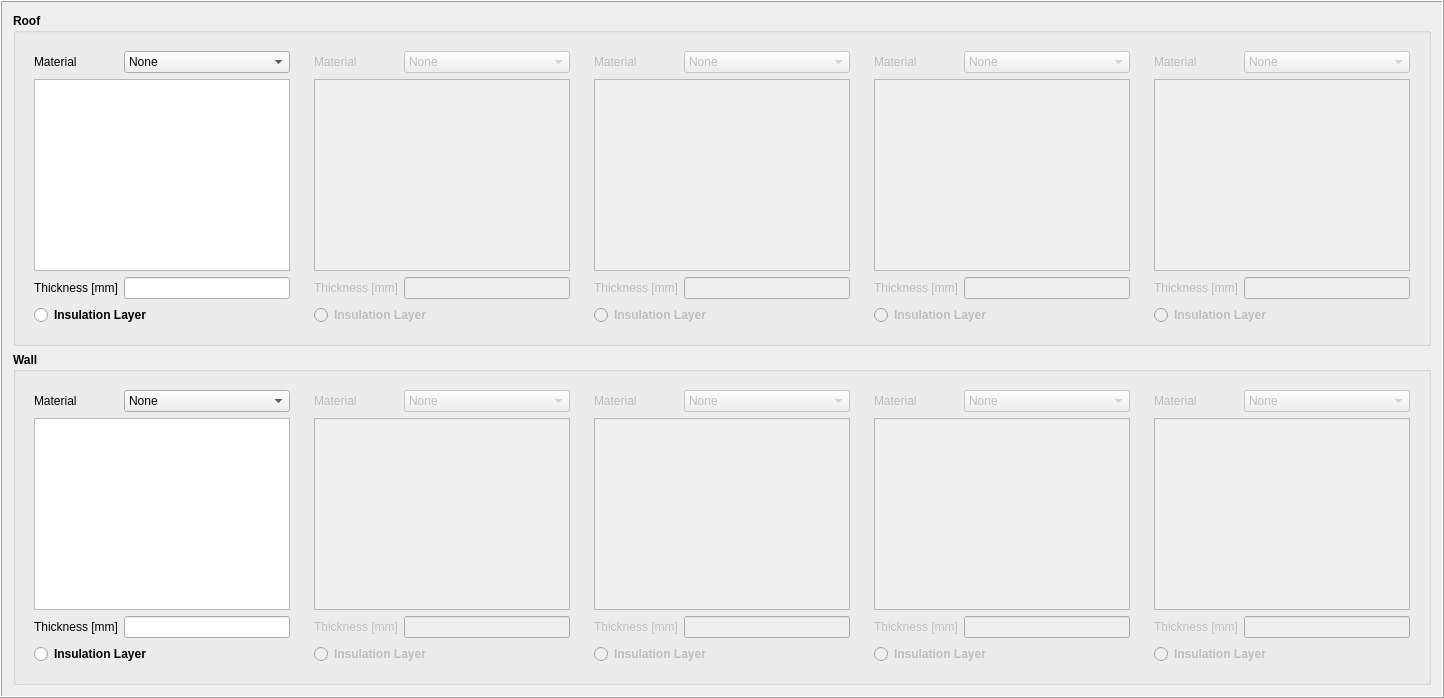
    <widget class="QFrame" name="frame_ESTM_Coef">
     <property name="enabled">
      <bool>true</bool>
     </property>
     <property name="sizePolicy">
      <sizepolicy hsizetype="Preferred" vsizetype="Expanding">
       <horstretch>0</horstretch>
       <verstretch>0</verstretch>
      </sizepolicy>
     </property>
     <property name="frameShape">
      <enum>QFrame::Box</enum>
     </property>
     <property name="frameShadow">
      <enum>QFrame::Raised</enum>
     </property>
     <property name="lineWidth">
      <number>1</number>
     </property>
     <property name="midLineWidth">
      <number>0</number>
     </property>
     <layout class="QGridLayout" name="gridLayout">
      <item row="1" column="0">
       <layout class="QVBoxLayout" name="verticalLayout_7">
        <item>
         <widget class="QGroupBox" name="groupBox_23">
          <property name="enabled">
           <bool>true</bool>
          </property>
          <property name="font">
           <font>
            <weight>75</weight>
            <bold>true</bold>
           </font>
          </property>
          <property name="title">
           <string>Roof</string>
          </property>
          <property name="flat">
           <bool>true</bool>
          </property>
          <layout class="QGridLayout" name="gridLayout_37">
           <item row="0" column="2">
            <widget class="QFrame" name="frame_r3">
             <property name="enabled">
              <bool>false</bool>
             </property>
             <layout class="QGridLayout" name="gridLayout_r3">
              <item row="2" column="1">
               <widget class="QLineEdit" name="lineEdit_r3">
                <property name="font">
                 <font>
                  <weight>50</weight>
                  <bold>false</bold>
                 </font>
                </property>
               </widget>
              </item>
              <item row="0" column="1">
               <widget class="QComboBox" name="comboBox_r3">
                <property name="sizePolicy">
                 <sizepolicy hsizetype="Expanding" vsizetype="Fixed">
                  <horstretch>0</horstretch>
                  <verstretch>0</verstretch>
                 </sizepolicy>
                </property>
                <property name="font">
                 <font>
                  <weight>50</weight>
                  <bold>false</bold>
                 </font>
                </property>
                <item>
                 <property name="text">
                  <string>None</string>
                 </property>
                </item>
               </widget>
              </item>
              <item row="0" column="0">
               <widget class="QLabel" name="label_34">
                <property name="sizePolicy">
                 <sizepolicy hsizetype="Minimum" vsizetype="Preferred">
                  <horstretch>0</horstretch>
                  <verstretch>0</verstretch>
                 </sizepolicy>
                </property>
                <property name="font">
                 <font>
                  <weight>50</weight>
                  <bold>false</bold>
                 </font>
                </property>
                <property name="text">
                 <string>Material</string>
                </property>
               </widget>
              </item>
              <item row="2" column="0">
               <widget class="QLabel" name="label_33">
                <property name="font">
                 <font>
                  <weight>50</weight>
                  <bold>false</bold>
                 </font>
                </property>
                <property name="text">
                 <string>Thickness [mm]</string>
                </property>
               </widget>
              </item>
              <item row="1" column="0" colspan="2">
               <widget class="QTextBrowser" name="textBrowser_r3">
                <property name="font">
                 <font>
                  <weight>50</weight>
                  <bold>false</bold>
                 </font>
                </property>
               </widget>
              </item>
              <item row="3" column="0" colspan="2">
               <widget class="QRadioButton" name="radioButton_r3">
                <property name="text">
                 <string>Insulation Layer</string>
                </property>
                <attribute name="buttonGroup">
                 <string notr="true">buttonGroup_r</string>
                </attribute>
               </widget>
              </item>
             </layout>
            </widget>
           </item>
           <item row="0" column="0">
            <widget class="QFrame" name="frame_r1">
             <layout class="QGridLayout" name="gridLayout_r1">
              <item row="2" column="1">
               <widget class="QLineEdit" name="lineEdit_r1">
                <property name="font">
                 <font>
                  <weight>50</weight>
                  <bold>false</bold>
                 </font>
                </property>
               </widget>
              </item>
              <item row="0" column="1">
               <widget class="QComboBox" name="comboBox_r1">
                <property name="sizePolicy">
                 <sizepolicy hsizetype="Expanding" vsizetype="Fixed">
                  <horstretch>0</horstretch>
                  <verstretch>0</verstretch>
                 </sizepolicy>
                </property>
                <property name="font">
                 <font>
                  <weight>50</weight>
                  <bold>false</bold>
                 </font>
                </property>
                <item>
                 <property name="text">
                  <string>None</string>
                 </property>
                </item>
               </widget>
              </item>
              <item row="2" column="0">
               <widget class="QLabel" name="label_25">
                <property name="font">
                 <font>
                  <weight>50</weight>
                  <bold>false</bold>
                 </font>
                </property>
                <property name="text">
                 <string>Thickness [mm]</string>
                </property>
               </widget>
              </item>
              <item row="0" column="0">
               <widget class="QLabel" name="label_26">
                <property name="sizePolicy">
                 <sizepolicy hsizetype="Minimum" vsizetype="Preferred">
                  <horstretch>0</horstretch>
                  <verstretch>0</verstretch>
                 </sizepolicy>
                </property>
                <property name="font">
                 <font>
                  <weight>50</weight>
                  <bold>false</bold>
                 </font>
                </property>
                <property name="text">
                 <string>Material</string>
                </property>
               </widget>
              </item>
              <item row="1" column="0" colspan="2">
               <widget class="QTextBrowser" name="textBrowser_r1">
                <property name="font">
                 <font>
                  <weight>50</weight>
                  <bold>false</bold>
                 </font>
                </property>
               </widget>
              </item>
              <item row="3" column="0" colspan="2">
               <widget class="QRadioButton" name="radioButton_r1">
                <property name="text">
                 <string>Insulation Layer</string>
                </property>
                <attribute name="buttonGroup">
                 <string notr="true">buttonGroup_r</string>
                </attribute>
               </widget>
              </item>
             </layout>
            </widget>
           </item>
           <item row="0" column="4">
            <widget class="QFrame" name="frame_r5">
             <property name="enabled">
              <bool>false</bool>
             </property>
             <layout class="QGridLayout" name="gridLayout_r3_3">
              <item row="0" column="0">
               <widget class="QLabel" name="label_37">
                <property name="sizePolicy">
                 <sizepolicy hsizetype="Minimum" vsizetype="Preferred">
                  <horstretch>0</horstretch>
                  <verstretch>0</verstretch>
                 </sizepolicy>
                </property>
                <property name="font">
                 <font>
                  <weight>50</weight>
                  <bold>false</bold>
                 </font>
                </property>
                <property name="text">
                 <string>Material</string>
                </property>
               </widget>
              </item>
              <item row="2" column="1">
               <widget class="QLineEdit" name="lineEdit_r5">
                <property name="font">
                 <font>
                  <weight>50</weight>
                  <bold>false</bold>
                 </font>
                </property>
               </widget>
              </item>
              <item row="2" column="0">
               <widget class="QLabel" name="label_38">
                <property name="font">
                 <font>
                  <weight>50</weight>
                  <bold>false</bold>
                 </font>
                </property>
                <property name="text">
                 <string>Thickness [mm]</string>
                </property>
               </widget>
              </item>
              <item row="1" column="0" colspan="2">
               <widget class="QTextBrowser" name="textBrowser_r5">
                <property name="font">
                 <font>
                  <weight>50</weight>
                  <bold>false</bold>
                 </font>
                </property>
               </widget>
              </item>
              <item row="0" column="1">
               <widget class="QComboBox" name="comboBox_r5">
                <property name="sizePolicy">
                 <sizepolicy hsizetype="Expanding" vsizetype="Fixed">
                  <horstretch>0</horstretch>
                  <verstretch>0</verstretch>
                 </sizepolicy>
                </property>
                <property name="font">
                 <font>
                  <weight>50</weight>
                  <bold>false</bold>
                 </font>
                </property>
                <item>
                 <property name="text">
                  <string>None</string>
                 </property>
                </item>
               </widget>
              </item>
              <item row="3" column="0" colspan="2">
               <widget class="QRadioButton" name="radioButton_r5">
                <property name="text">
                 <string>Insulation Layer</string>
                </property>
                <attribute name="buttonGroup">
                 <string notr="true">buttonGroup_r</string>
                </attribute>
               </widget>
              </item>
             </layout>
            </widget>
           </item>
           <item row="0" column="3">
            <widget class="QFrame" name="frame_r4">
             <property name="enabled">
              <bool>false</bool>
             </property>
             <layout class="QGridLayout" name="gridLayout_r3_2">
              <item row="2" column="0">
               <widget class="QLabel" name="label_36">
                <property name="font">
                 <font>
                  <weight>50</weight>
                  <bold>false</bold>
                 </font>
                </property>
                <property name="text">
                 <string>Thickness [mm]</string>
                </property>
               </widget>
              </item>
              <item row="2" column="1">
               <widget class="QLineEdit" name="lineEdit_r4">
                <property name="font">
                 <font>
                  <weight>50</weight>
                  <bold>false</bold>
                 </font>
                </property>
               </widget>
              </item>
              <item row="0" column="0">
               <widget class="QLabel" name="label_35">
                <property name="sizePolicy">
                 <sizepolicy hsizetype="Minimum" vsizetype="Preferred">
                  <horstretch>0</horstretch>
                  <verstretch>0</verstretch>
                 </sizepolicy>
                </property>
                <property name="font">
                 <font>
                  <weight>50</weight>
                  <bold>false</bold>
                 </font>
                </property>
                <property name="text">
                 <string>Material</string>
                </property>
               </widget>
              </item>
              <item row="1" column="0" colspan="2">
               <widget class="QTextBrowser" name="textBrowser_r4">
                <property name="font">
                 <font>
                  <weight>50</weight>
                  <bold>false</bold>
                 </font>
                </property>
               </widget>
              </item>
              <item row="0" column="1">
               <widget class="QComboBox" name="comboBox_r4">
                <property name="sizePolicy">
                 <sizepolicy hsizetype="Expanding" vsizetype="Fixed">
                  <horstretch>0</horstretch>
                  <verstretch>0</verstretch>
                 </sizepolicy>
                </property>
                <property name="font">
                 <font>
                  <weight>50</weight>
                  <bold>false</bold>
                 </font>
                </property>
                <item>
                 <property name="text">
                  <string>None</string>
                 </property>
                </item>
               </widget>
              </item>
              <item row="3" column="0" colspan="2">
               <widget class="QRadioButton" name="radioButton_r4">
                <property name="text">
                 <string>Insulation Layer</string>
                </property>
                <attribute name="buttonGroup">
                 <string notr="true">buttonGroup_r</string>
                </attribute>
               </widget>
              </item>
             </layout>
            </widget>
           </item>
           <item row="0" column="1">
            <widget class="QFrame" name="frame_r2">
             <property name="enabled">
              <bool>false</bool>
             </property>
             <layout class="QGridLayout" name="gridLayout_r2">
              <item row="2" column="1">
               <widget class="QLineEdit" name="lineEdit_r2">
                <property name="font">
                 <font>
                  <weight>50</weight>
                  <bold>false</bold>
                 </font>
                </property>
               </widget>
              </item>
              <item row="2" column="0">
               <widget class="QLabel" name="label_31">
                <property name="font">
                 <font>
                  <weight>50</weight>
                  <bold>false</bold>
                 </font>
                </property>
                <property name="text">
                 <string>Thickness [mm]</string>
                </property>
               </widget>
              </item>
              <item row="0" column="0">
               <widget class="QLabel" name="label_32">
                <property name="sizePolicy">
                 <sizepolicy hsizetype="Minimum" vsizetype="Preferred">
                  <horstretch>0</horstretch>
                  <verstretch>0</verstretch>
                 </sizepolicy>
                </property>
                <property name="font">
                 <font>
                  <weight>50</weight>
                  <bold>false</bold>
                 </font>
                </property>
                <property name="text">
                 <string>Material</string>
                </property>
               </widget>
              </item>
              <item row="1" column="0" colspan="2">
               <widget class="QTextBrowser" name="textBrowser_r2">
                <property name="font">
                 <font>
                  <weight>50</weight>
                  <bold>false</bold>
                 </font>
                </property>
               </widget>
              </item>
              <item row="0" column="1">
               <widget class="QComboBox" name="comboBox_r2">
                <property name="sizePolicy">
                 <sizepolicy hsizetype="Expanding" vsizetype="Fixed">
                  <horstretch>0</horstretch>
                  <verstretch>0</verstretch>
                 </sizepolicy>
                </property>
                <property name="font">
                 <font>
                  <weight>50</weight>
                  <bold>false</bold>
                 </font>
                </property>
                <item>
                 <property name="text">
                  <string>None</string>
                 </property>
                </item>
               </widget>
              </item>
              <item row="3" column="0" colspan="2">
               <widget class="QRadioButton" name="radioButton_r2">
                <property name="text">
                 <string>Insulation Layer</string>
                </property>
                <attribute name="buttonGroup">
                 <string notr="true">buttonGroup_r</string>
                </attribute>
               </widget>
              </item>
             </layout>
            </widget>
           </item>
          </layout>
         </widget>
        </item>
       </layout>
      </item>
      <item row="2" column="0">
       <widget class="QGroupBox" name="groupBox_25">
        <property name="font">
         <font>
          <weight>75</weight>
          <bold>true</bold>
         </font>
        </property>
        <property name="title">
         <string>Wall</string>
        </property>
        <property name="flat">
         <bool>true</bool>
        </property>
        <property name="checkable">
         <bool>false</bool>
        </property>
        <layout class="QGridLayout" name="gridLayout_41">
         <item row="0" column="1">
          <widget class="QFrame" name="frame_w2">
           <property name="enabled">
            <bool>false</bool>
           </property>
           <layout class="QGridLayout" name="gridLayout_56">
            <item row="1" column="0" colspan="2">
             <widget class="QTextBrowser" name="textBrowser_w2">
              <property name="font">
               <font>
                <weight>50</weight>
                <bold>false</bold>
               </font>
              </property>
             </widget>
            </item>
            <item row="0" column="1">
             <widget class="QComboBox" name="comboBox_w2">
              <property name="sizePolicy">
               <sizepolicy hsizetype="Expanding" vsizetype="Fixed">
                <horstretch>0</horstretch>
                <verstretch>0</verstretch>
               </sizepolicy>
              </property>
              <property name="font">
               <font>
                <weight>50</weight>
                <bold>false</bold>
               </font>
              </property>
              <item>
               <property name="text">
                <string>None</string>
               </property>
              </item>
             </widget>
            </item>
            <item row="0" column="0">
             <widget class="QLabel" name="label_53">
              <property name="sizePolicy">
               <sizepolicy hsizetype="Minimum" vsizetype="Preferred">
                <horstretch>0</horstretch>
                <verstretch>0</verstretch>
               </sizepolicy>
              </property>
              <property name="font">
               <font>
                <weight>50</weight>
                <bold>false</bold>
               </font>
              </property>
              <property name="text">
               <string>Material</string>
              </property>
             </widget>
            </item>
            <item row="2" column="1">
             <widget class="QLineEdit" name="lineEdit_w2">
              <property name="font">
               <font>
                <weight>50</weight>
                <bold>false</bold>
               </font>
              </property>
             </widget>
            </item>
            <item row="2" column="0">
             <widget class="QLabel" name="label_52">
              <property name="font">
               <font>
                <weight>50</weight>
                <bold>false</bold>
               </font>
              </property>
              <property name="text">
               <string>Thickness [mm]</string>
              </property>
             </widget>
            </item>
            <item row="3" column="0" colspan="2">
             <widget class="QRadioButton" name="radioButton_w2">
              <property name="text">
               <string>Insulation Layer</string>
              </property>
              <attribute name="buttonGroup">
               <string notr="true">buttonGroup_W</string>
              </attribute>
             </widget>
            </item>
           </layout>
          </widget>
         </item>
         <item row="0" column="0">
          <widget class="QFrame" name="frame_w1">
           <layout class="QGridLayout" name="gridLayout_42">
            <item row="2" column="1">
             <widget class="QLineEdit" name="lineEdit_w1">
              <property name="font">
               <font>
                <weight>50</weight>
                <bold>false</bold>
               </font>
              </property>
             </widget>
            </item>
            <item row="1" column="0" colspan="2">
             <widget class="QTextBrowser" name="textBrowser_w1">
              <property name="font">
               <font>
                <weight>50</weight>
                <bold>false</bold>
               </font>
              </property>
             </widget>
            </item>
            <item row="2" column="0">
             <widget class="QLabel" name="label_29">
              <property name="font">
               <font>
                <weight>50</weight>
                <bold>false</bold>
               </font>
              </property>
              <property name="text">
               <string>Thickness [mm]</string>
              </property>
             </widget>
            </item>
            <item row="0" column="1">
             <widget class="QComboBox" name="comboBox_w1">
              <property name="sizePolicy">
               <sizepolicy hsizetype="Expanding" vsizetype="Fixed">
                <horstretch>0</horstretch>
                <verstretch>0</verstretch>
               </sizepolicy>
              </property>
              <property name="font">
               <font>
                <weight>50</weight>
                <bold>false</bold>
               </font>
              </property>
              <item>
               <property name="text">
                <string>None</string>
               </property>
              </item>
             </widget>
            </item>
            <item row="0" column="0">
             <widget class="QLabel" name="label_30">
              <property name="sizePolicy">
               <sizepolicy hsizetype="Minimum" vsizetype="Preferred">
                <horstretch>0</horstretch>
                <verstretch>0</verstretch>
               </sizepolicy>
              </property>
              <property name="font">
               <font>
                <weight>50</weight>
                <bold>false</bold>
               </font>
              </property>
              <property name="text">
               <string>Material</string>
              </property>
             </widget>
            </item>
            <item row="3" column="0" colspan="2">
             <widget class="QRadioButton" name="radioButton_w1">
              <property name="text">
               <string>Insulation Layer</string>
              </property>
              <attribute name="buttonGroup">
               <string notr="true">buttonGroup_W</string>
              </attribute>
             </widget>
            </item>
           </layout>
          </widget>
         </item>
         <item row="0" column="2">
          <widget class="QFrame" name="frame_w3">
           <property name="enabled">
            <bool>false</bool>
           </property>
           <layout class="QGridLayout" name="gridLayout_57">
            <item row="1" column="0" colspan="2">
             <widget class="QTextBrowser" name="textBrowser_w3">
              <property name="font">
               <font>
                <weight>50</weight>
                <bold>false</bold>
               </font>
              </property>
             </widget>
            </item>
            <item row="0" column="1">
             <widget class="QComboBox" name="comboBox_w3">
              <property name="sizePolicy">
               <sizepolicy hsizetype="Expanding" vsizetype="Fixed">
                <horstretch>0</horstretch>
                <verstretch>0</verstretch>
               </sizepolicy>
              </property>
              <property name="font">
               <font>
                <weight>50</weight>
                <bold>false</bold>
               </font>
              </property>
              <item>
               <property name="text">
                <string>None</string>
               </property>
              </item>
             </widget>
            </item>
            <item row="2" column="1">
             <widget class="QLineEdit" name="lineEdit_w3">
              <property name="font">
               <font>
                <weight>50</weight>
                <bold>false</bold>
               </font>
              </property>
             </widget>
            </item>
            <item row="2" column="0">
             <widget class="QLabel" name="label_54">
              <property name="font">
               <font>
                <weight>50</weight>
                <bold>false</bold>
               </font>
              </property>
              <property name="text">
               <string>Thickness [mm]</string>
              </property>
             </widget>
            </item>
            <item row="0" column="0">
             <widget class="QLabel" name="label_55">
              <property name="sizePolicy">
               <sizepolicy hsizetype="Minimum" vsizetype="Preferred">
                <horstretch>0</horstretch>
                <verstretch>0</verstretch>
               </sizepolicy>
              </property>
              <property name="font">
               <font>
                <weight>50</weight>
                <bold>false</bold>
               </font>
              </property>
              <property name="text">
               <string>Material</string>
              </property>
             </widget>
            </item>
            <item row="3" column="0" colspan="2">
             <widget class="QRadioButton" name="radioButton_w3">
              <property name="text">
               <string>Insulation Layer</string>
              </property>
              <attribute name="buttonGroup">
               <string notr="true">buttonGroup_W</string>
              </attribute>
             </widget>
            </item>
           </layout>
          </widget>
         </item>
         <item row="0" column="3">
          <widget class="QFrame" name="frame_w4">
           <property name="enabled">
            <bool>false</bool>
           </property>
           <layout class="QGridLayout" name="gridLayout_58">
            <item row="1" column="0" colspan="2">
             <widget class="QTextBrowser" name="textBrowser_w4">
              <property name="font">
               <font>
                <weight>50</weight>
                <bold>false</bold>
               </font>
              </property>
             </widget>
            </item>
            <item row="0" column="1">
             <widget class="QComboBox" name="comboBox_w4">
              <property name="sizePolicy">
               <sizepolicy hsizetype="Expanding" vsizetype="Fixed">
                <horstretch>0</horstretch>
                <verstretch>0</verstretch>
               </sizepolicy>
              </property>
              <property name="font">
               <font>
                <weight>50</weight>
                <bold>false</bold>
               </font>
              </property>
              <item>
               <property name="text">
                <string>None</string>
               </property>
              </item>
             </widget>
            </item>
            <item row="2" column="0">
             <widget class="QLabel" name="label_56">
              <property name="font">
               <font>
                <weight>50</weight>
                <bold>false</bold>
               </font>
              </property>
              <property name="text">
               <string>Thickness [mm]</string>
              </property>
             </widget>
            </item>
            <item row="2" column="1">
             <widget class="QLineEdit" name="lineEdit_w4">
              <property name="font">
               <font>
                <weight>50</weight>
                <bold>false</bold>
               </font>
              </property>
             </widget>
            </item>
            <item row="3" column="0" colspan="2">
             <widget class="QRadioButton" name="radioButton_w4">
              <property name="text">
               <string>Insulation Layer</string>
              </property>
              <attribute name="buttonGroup">
               <string notr="true">buttonGroup_W</string>
              </attribute>
             </widget>
            </item>
            <item row="0" column="0">
             <widget class="QLabel" name="label_57">
              <property name="sizePolicy">
               <sizepolicy hsizetype="Minimum" vsizetype="Preferred">
                <horstretch>0</horstretch>
                <verstretch>0</verstretch>
               </sizepolicy>
              </property>
              <property name="font">
               <font>
                <weight>50</weight>
                <bold>false</bold>
               </font>
              </property>
              <property name="text">
               <string>Material</string>
              </property>
             </widget>
            </item>
           </layout>
          </widget>
         </item>
         <item row="0" column="4">
          <widget class="QFrame" name="frame_w5">
           <property name="enabled">
            <bool>false</bool>
           </property>
           <layout class="QGridLayout" name="gridLayout_59">
            <item row="2" column="1">
             <widget class="QLineEdit" name="lineEdit_w5">
              <property name="font">
               <font>
                <weight>50</weight>
                <bold>false</bold>
               </font>
              </property>
             </widget>
            </item>
            <item row="0" column="1">
             <widget class="QComboBox" name="comboBox_w5">
              <property name="sizePolicy">
               <sizepolicy hsizetype="Expanding" vsizetype="Fixed">
                <horstretch>0</horstretch>
                <verstretch>0</verstretch>
               </sizepolicy>
              </property>
              <property name="font">
               <font>
                <weight>50</weight>
                <bold>false</bold>
               </font>
              </property>
              <item>
               <property name="text">
                <string>None</string>
               </property>
              </item>
             </widget>
            </item>
            <item row="2" column="0">
             <widget class="QLabel" name="label_58">
              <property name="font">
               <font>
                <weight>50</weight>
                <bold>false</bold>
               </font>
              </property>
              <property name="text">
               <string>Thickness [mm]</string>
              </property>
             </widget>
            </item>
            <item row="0" column="0">
             <widget class="QLabel" name="label_59">
              <property name="sizePolicy">
               <sizepolicy hsizetype="Minimum" vsizetype="Preferred">
                <horstretch>0</horstretch>
                <verstretch>0</verstretch>
               </sizepolicy>
              </property>
              <property name="font">
               <font>
                <weight>50</weight>
                <bold>false</bold>
               </font>
              </property>
              <property name="text">
               <string>Material</string>
              </property>
             </widget>
            </item>
            <item row="1" column="0" colspan="2">
             <widget class="QTextBrowser" name="textBrowser_w5">
              <property name="font">
               <font>
                <weight>50</weight>
                <bold>false</bold>
               </font>
              </property>
             </widget>
            </item>
            <item row="3" column="0" colspan="2">
             <widget class="QRadioButton" name="radioButton_w5">
              <property name="text">
               <string>Insulation Layer</string>
              </property>
              <attribute name="buttonGroup">
               <string notr="true">buttonGroup_W</string>
              </attribute>
             </widget>
            </item>
           </layout>
          </widget>
         </item>
        </layout>
       </widget>
      </item>
     </layout>
    </widget>
